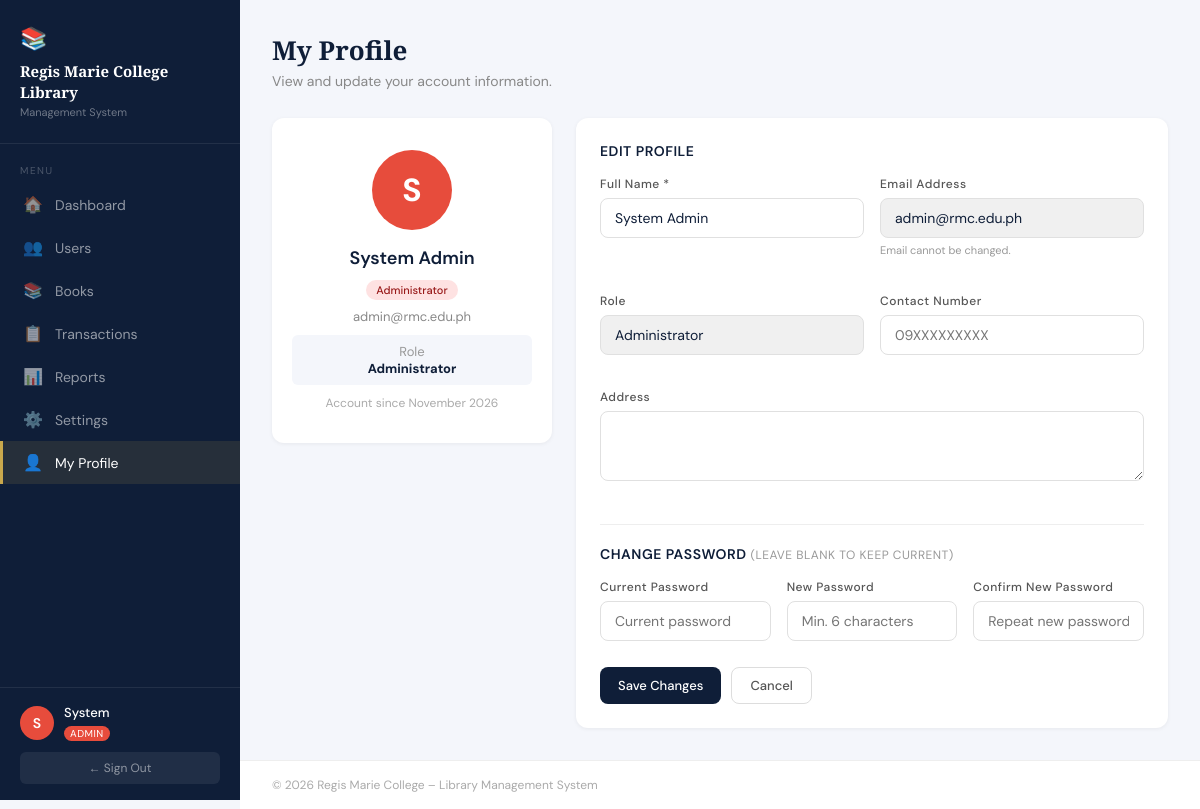
Screenshot of /admin/profile.php (signed in) with the database file from the repository.
### tables this page shows
CREATE TABLE IF NOT EXISTS users (
    id INT AUTO_INCREMENT PRIMARY KEY,
    student_id VARCHAR(20) UNIQUE,
    full_name VARCHAR(100) NOT NULL,
    email VARCHAR(100) UNIQUE NOT NULL,
    password VARCHAR(255) NOT NULL,
    role ENUM('admin', 'librarian', 'student') NOT NULL DEFAULT 'student',
    contact_number VARCHAR(20),
    address TEXT,
    status ENUM('active', 'inactive') DEFAULT 'active',
    created_at TIMESTAMP DEFAULT CURRENT_TIMESTAMP,
    updated_at TIMESTAMP DEFAULT CURRENT_TIMESTAMP ON UPDATE CURRENT_TIMESTAMP
);

### admin/profile.php (called while the page is built, shortened)
<?php
require_once '../includes/config.php';
require '../includes/profile_page.php';

### includes/config.php (called while the page is built, shortened)
<?php
function dbSelect($conn, $sql, $types = '', $params = []) {
    $stmt = $conn->prepare($sql);
    if ($types !== '') {
        $stmt->bind_param($types, ...$params);
    }
    $stmt->execute();
    return $stmt->get_result();
}
function getUser($conn, $id) {
    $result = dbSelect($conn, "SELECT * FROM users WHERE id = ?", 'i', [(int)$id]);
    return $result ? $result->fetch_assoc() : null;
}
function initial($name) {
    $name = trim((string)$name);
    if ($name === '' || !preg_match('/^./us', $name, $matches)) {
        return '?';
    }
    return strtoupper($matches[0]);
}
?>

### includes/profile_page.php (the view, shortened to what this page needs)
<?php
$uid        = (int)$_SESSION['user_id'];
$user       = getUser($conn, $uid);
$role      = $user['role'];
$roleNames = ['admin' => 'Administrator', 'librarian' => 'Librarian', 'student' => 'Student'];
$roleBadges = ['admin' => 'badge-danger', 'librarian' => 'badge-info', 'student' => 'badge-success'];
$roleName   = $roleNames[$role] ?? ucfirst($role);
$roleBadge  = $roleBadges[$role] ?? 'badge-secondary';
require_once __DIR__ . '/header.php';
?>
<div class="page-header">
  <h1>My Profile</h1>
  <p>View and update your account information.</p>
</div>
<div style="display:grid;grid-template-columns:280px 1fr;gap:24px;align-items:start;">
  <div class="card" style="text-align:center;padding:32px 20px;">
    <div style="width:80px;height:80px;border-radius:50%;background:<?= $roleColor ?>;display:flex;align-items:center;justify-content:center;color:white;font-size:32px;font-weight:700;margin:0 auto 16px;">
      <?= htmlspecialchars(initial($user['full_name'])) ?>
    </div>
    <div style="font-size:18px;font-weight:600;color:#0f1e38;"><?= htmlspecialchars($user['full_name']) ?></div>
    <div style="margin:8px 0;">
      <span class="badge <?= $roleBadge ?>"><?= htmlspecialchars($roleName) ?></span>
    </div>
    <div style="font-size:13px;color:#888;margin-top:6px;"><?= htmlspecialchars($user['email']) ?></div>
    <?php if ($role === 'student'): ?>
      <div style="margin-top:10px;padding:8px 12px;background:#f4f6fb;border-radius:6px;font-size:13px;">
        <span style="color:#999;">Student ID</span><br>
        <strong style="color:#0f1e38;"><?= htmlspecialchars($user['student_id'] ?? '—') ?></strong>
      </div>
      <div style="margin-top:10px;font-size:12px;color:#aaa;">
        Member since <?= date('F Y', strtotime($user['created_at'])) ?>
      </div>
    <?php else: ?>
      <div style="margin-top:10px;padding:8px 12px;background:#f4f6fb;border-radius:6px;font-size:13px;">
        <span style="color:#999;">Role</span><br>
        <strong style="color:#0f1e38;"><?= htmlspecialchars($roleName) ?></strong>
      </div>
      <div style="margin-top:10px;font-size:12px;color:#aaa;">
        Account since <?= date('F Y', strtotime($user['created_at'])) ?>
      </div>
    <?php endif; ?>
  </div>
  <div class="card">
    <div class="card-title">Edit Profile</div>
    <form method="POST">
      <div style="display:grid;grid-template-columns:1fr 1fr;gap:16px;">
        <div class="form-group">
          <label>Full Name *</label>
          <input type="text" name="full_name" class="form-control" required value="<?= htmlspecialchars($user['full_name']) ?>">
        </div>
        <div class="form-group">
          <label>Email Address</label>
          <input type="email" class="form-control" value="<?= htmlspecialchars($user['email']) ?>" disabled style="background:#f0f0f0;cursor:not-allowed;">
          <small style="color:#999;font-size:11px;">Email cannot be changed.</small>
        </div>
        <?php if ($role === 'student'): ?>
        <div class="form-group">
          <label>Student ID</label>
          <input type="text" class="form-control" value="<?= htmlspecialchars($user['student_id'] ?? '') ?>" disabled style="background:#f0f0f0;cursor:not-allowed;">
        </div>
        <?php else: ?>
        <div class="form-group">
          <label>Role</label>
          <input type="text" class="form-control" value="<?= htmlspecialchars($roleName) ?>" disabled style="background:#f0f0f0;cursor:not-allowed;">
        </div>
        <?php endif; ?>
        <div class="form-group">
          <label>Contact Number</label>
          <input type="text" name="contact_number" class="form-control" placeholder="09XXXXXXXXX" value="<?= htmlspecialchars($user['contact_number'] ?? '') ?>">
        </div>
        <div class="form-group" style="grid-column:1/-1;">
          <label>Address</label>
          <textarea name="address" class="form-control" style="resize:vertical;min-height:70px;"><?= htmlspecialchars($user['address'] ?? '') ?></textarea>
        </div>
      </div>
      <hr style="border:none;border-top:1px solid #eee;margin:20px 0;">
      <div class="card-title" style="margin-bottom:16px;">Change Password <span style="font-size:12px;color:#999;font-weight:400;">(leave blank to keep current)</span></div>
      <div style="display:grid;grid-template-columns:1fr 1fr 1fr;gap:16px;">
        <div class="form-group">
          <label>Current Password</label>
          <input type="password" name="current_password" class="form-control" placeholder="Current password">
        </div>
        <div class="form-group">
          <label>New Password</label>
          <input type="password" name="new_password" class="form-control" placeholder="Min. 6 characters">
        </div>
        <div class="form-group">
          <label>Confirm New Password</label>
          <input type="password" name="confirm_password" class="form-control" placeholder="Repeat new password">
        </div>
      </div>
      <div style="display:flex;gap:10px;margin-top:8px;">
        <button type="submit" class="btn btn-primary">Save Changes</button>
        <a href="<?= SITE_URL ?>/<?= htmlspecialchars($role) ?>/dashboard.php" class="btn btn-outline">Cancel</a>
      </div>
    </form>
  </div>
</div>
<?php require_once __DIR__ . '/footer.php'; ?>

### rows the page displays
users: full_name "S", full_name "System Admin", role "Administrator", email "admin@rmc.edu.ph", created_at "November 2026"

### other values shown
LIBRARY_NAME "Regis Marie College Library"
$item['icon'] "🏠"
$item['label'] "Dashboard"
$item['icon'] "👥"
$item['label'] "Users"
$item['icon'] "📚"
$item['label'] "Books"
$item['icon'] "📋"
$item['label'] "Transactions"
$item['icon'] "📊"
$item['label'] "Reports"
$item['icon'] "⚙️"
$item['label'] "Settings"
$item['icon'] "👤"
$item['label'] "My Profile"
